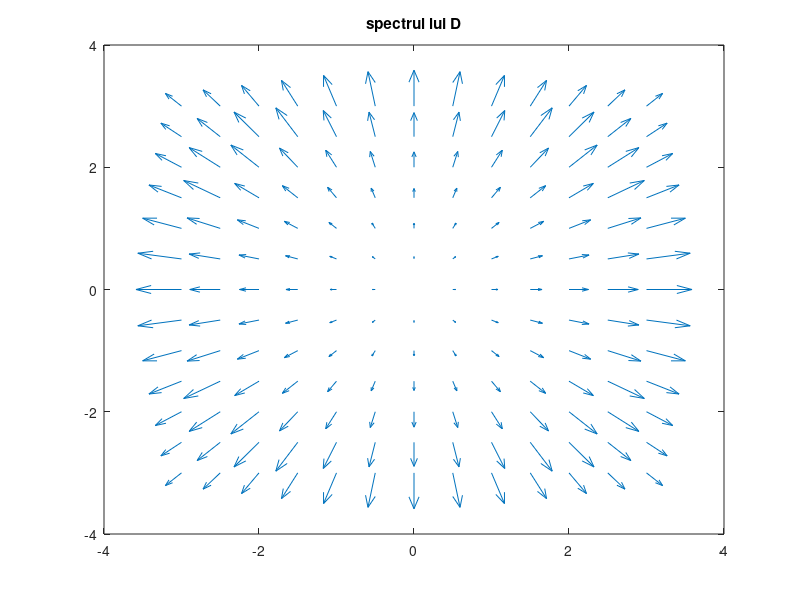
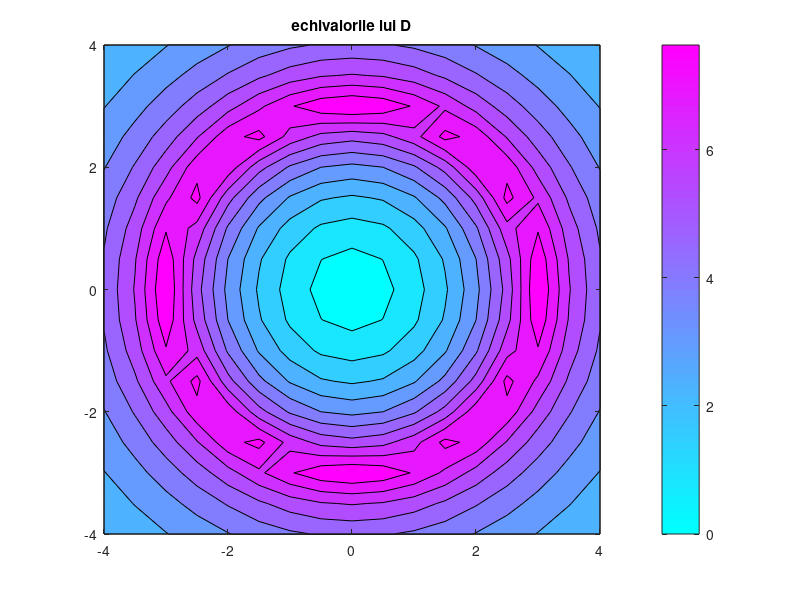

Here is the MATLAB script that generated these plots, in order:
function camp_electric ()
  %reprezentare spectru
  a = 3;
  [x, y] = meshgrid (-3:0.5:3);
  [m, n] = size (x);
  
  for i = 1:m
    for j = 1:n
      r = sqrt(x (i, j) ^ 2 + y (i, j) ^ 2);
      if r != 0
        Dx (i, j) = D (r, a) * x (i, j) / r;
        Dy (i, j) = D (r, a) * y (i, j) / r;
      endif
    endfor
  endfor
  figure;
  quiver (x, y, Dx, Dy);
  title ("spectrul lui D");
  
  %reprezentare echivalori
  [x, y] = meshgrid (-4:0.5:4);
  [m, n] = size (x);
  
  for i = 1:m
    for j = 1:n
      r = sqrt(x (i, j) ^ 2 + y (i, j) ^ 2);
      echival (i, j) = D (r, a);
    endfor
  endfor
  figure;
  gradient (echival);
  contourf (x, y, echival);
  colormap cool;
  colorbar;
  title ("echivalorile lui D");
endfunction

  %functia de distributie
function ret = D (r, a)
  if r > a
    ret = (243 / (5 * r ^ 2)) + (27 / (r ^ 2));
  else
    ret = ((r ^ 3) / 5) + r;
  endif
endfunction

